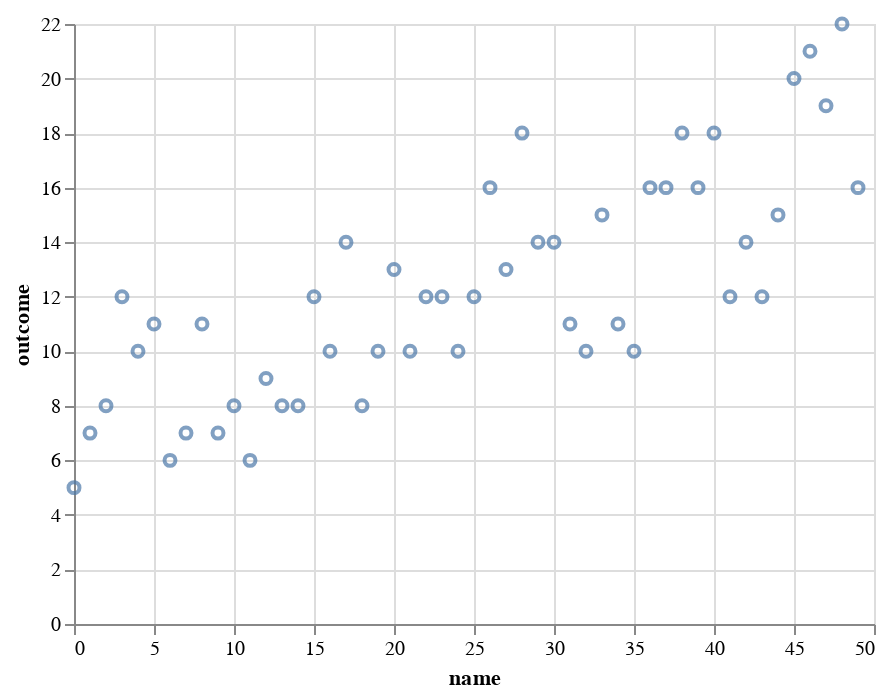

The code cell stored with this chart in its notebook:
### Code cell
emp_var = head_counts["outcome"].var()
thry_var = stats.binom.var(n = num_flips, p = wald_estimate[0])

print(emp_var,thry_var)

alt.Chart(head_counts).mark_point().encode(
    x = "name",
    y = "outcome"
)

### Figure 1 — Vega-Lite specification as saved in the notebook (floating-point values rounded to 4 significant figures)
{"$schema": "https://vega.github.io/schema/vega-lite/v2.6.0.json", "config": {"view": {"height": 300, "width": 400}}, "data": {"name": "data-2652cb161828bf43e217f188f9dba983"}, "datasets": {"data-2652cb161828bf43e217f188f9dba983": [{"name": 0, "outcome": 5}, {"name": 1, "outcome": 7}, {"name": 2, "outcome": 8}, {"name": 3, "outcome": 12}, {"name": 4, "outcome": 10}, {"name": 5, "outcome": 11}, {"name": 6, "outcome": 6}, {"name": 7, "outcome": 7}, {"name": 8, "outcome": 11}, {"name": 9, "outcome": 7}, {"name": 10, "outcome": 8}, {"name": 11, "outcome": 6}, {"name": 12, "outcome": 9}, {"name": 13, "outcome": 8}, {"name": 14, "outcome": 8}, {"name": 15, "outcome": 12}, {"name": 16, "outcome": 10}, {"name": 17, "outcome": 14}, {"name": 18, "outcome": 8}, {"name": 19, "outcome": 10}, {"name": 20, "outcome": 13}, {"name": 21, "outcome": 10}, {"name": 22, "outcome": 12}, {"name": 23, "outcome": 12}, {"name": 24, "outcome": 10}, {"name": 25, "outcome": 12}, {"name": 26, "outcome": 16}, {"name": 27, "outcome": 13}, {"name": 28, "outcome": 18}, {"name": 29, "outcome": 14}, {"name": 30, "outcome": 14}, {"name": 31, "outcome": 11}, {"name": 32, "outcome": 10}, {"name": 33, "outcome": 15}, {"name": 34, "outcome": 11}, {"name": 35, "outcome": 10}, {"name": 36, "outcome": 16}, {"name": 37, "outcome": 16}, {"name": 38, "outcome": 18}, {"name": 39, "outcome": 16}, {"name": 40, "outcome": 18}, {"name": 41, "outcome": 12}, {"name": 42, "outcome": 14}, {"name": 43, "outcome": 12}, {"name": 44, "outcome": 15}, {"name": 45, "outcome": 20}, {"name": 46, "outcome": 21}, {"name": 47, "outcome": 19}, {"name": 48, "outcome": 22}, {"name": 49, "outcome": 16}]}, "encoding": {"x": {"field": "name", "type": "quantitative"}, "y": {"field": "outcome", "type": "quantitative"}}, "mark": "point"}
